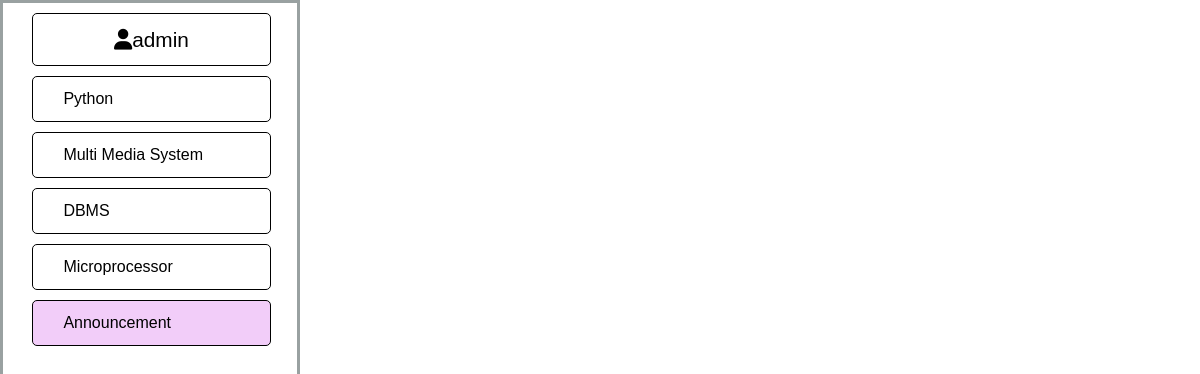
Before: /announcement/ (signed in) with the older database file.
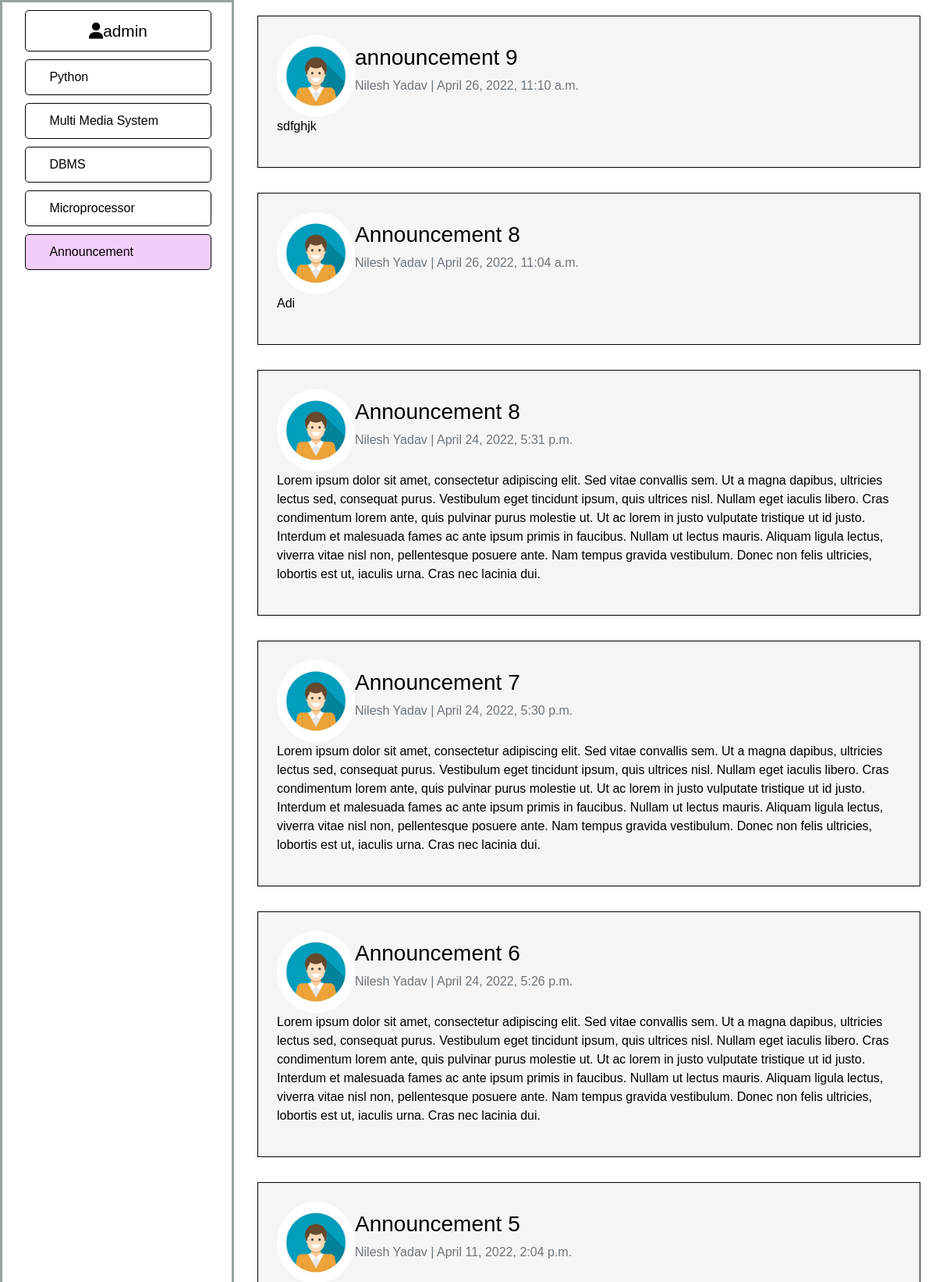
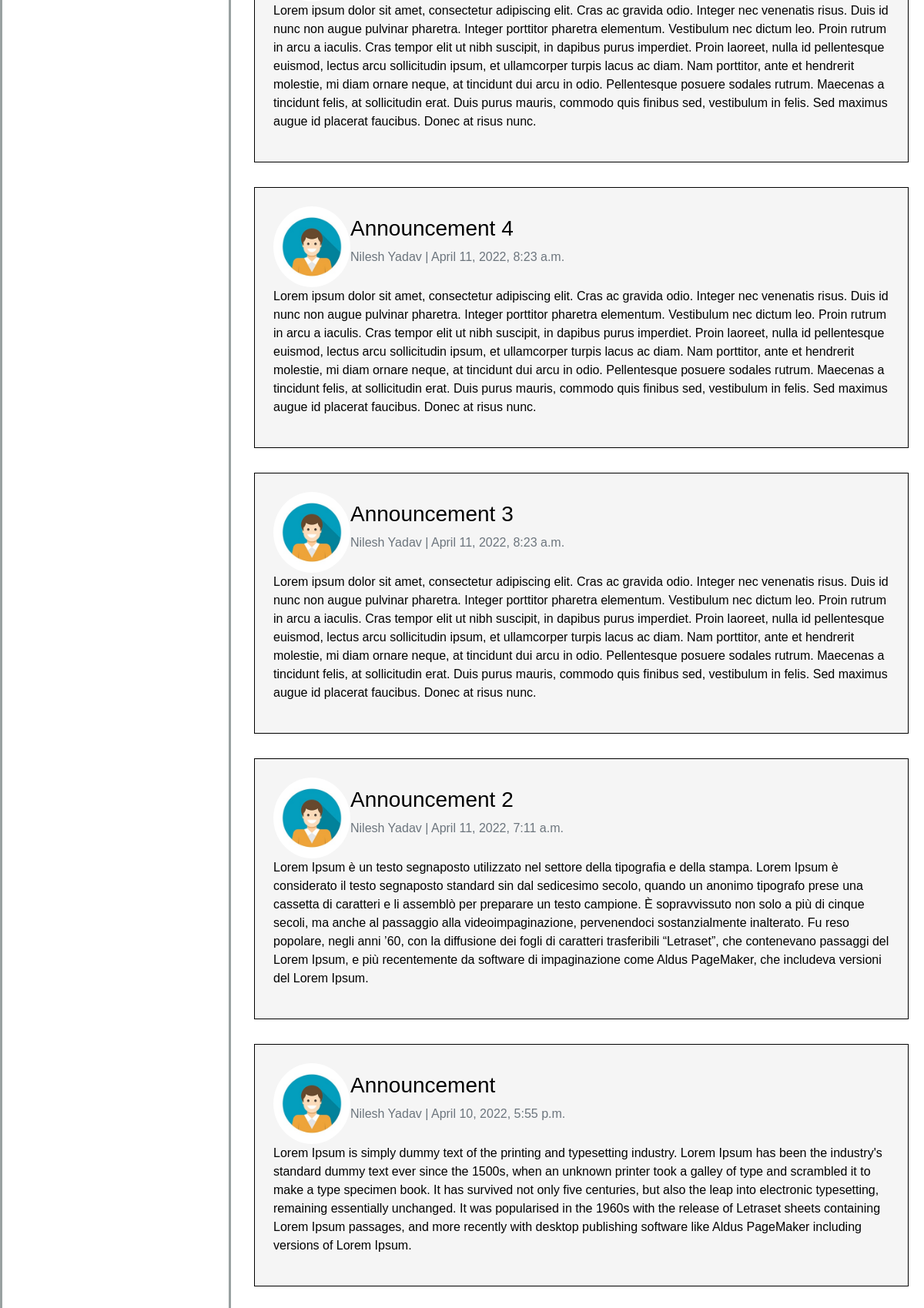
After: the same page with the newer database file (2 pictures, top to bottom).
### announcement/models.py (models this page shows, shortened)
class Announcement(models.Model):
    title = models.CharField(max_length=100)
    content = models.TextField()
    date = models.DateTimeField(default=datetime.now)
    teacher = models.ForeignKey(Teacher, on_delete=models.CASCADE)

### users/models.py (models this page shows, shortened)
class Teacher(models.Model):
    user = models.OneToOneField(User, on_delete=models.CASCADE)
    subject = models.OneToOneField(Subject, on_delete=models.CASCADE)

class Profile(models.Model):
    user = models.OneToOneField(User, on_delete=models.CASCADE)
    image = models.ImageField(default='default.jpg', upload_to='profile_pics')

### announcement/views.py (the view)
# urls.py: path('', views.index, name='announcement-index'),
@login_required
def index(request):
    announcement_qs = Announcement.objects.all().order_by('-id')
    context = {
        'announcement_qs':announcement_qs,
        'subject':'announcement',
    }
    return render(request, 'announcement/index.html', context)

### announcement/templates/announcement/index.html (shortened to what this page needs)
{% load static %}
<!DOCTYPE html>
<html lang="en">
<head>
    <link rel="stylesheet" href="https://pyscript.net/alpha/pyscript.css" />
    <link rel="stylesheet" href="https://stackpath.bootstrapcdn.com/bootstrap/4.3.1/css/bootstrap.min.css">
    <link rel="stylesheet" href="{% static 'classroom/main.css' %}">
</head>
<body>
    <nav id="navbar">
        {% if user.is_authenticated %}
          <header>
              <a href="{% url 'profile'%}" class="active"><i class="fas fa-user"></i>{{user.username}}</a>
          </header>
        {% endif %}
            <ul>
              <li {% if subject == 'python' %}class="current-page" {% endif %}>
                <a class="nav-links " href="{% url 'classroom:index' 'python' %}">
                    Python
                </a>
              </li>
              <li {% if subject == 'multimediasystem' %}class="current-page" {% endif %}>
                <a class="nav-links" href="{% url 'classroom:index' 'multimediasystem' %}">
                  Multi Media System
                </a>
              </li>
              <li {% if subject == 'dbms' %}class="current-page" {% endif %}>
                <a class="nav-links" href="{% url 'classroom:index' 'dbms' %}">
                  DBMS
                </a>
              </li>
              <li {% if subject == 'microprocessor' %}class="current-page" {% endif %}>
                  <a class="nav-links" href="{% url 'classroom:index' 'microprocessor' %}">
                    Microprocessor
                  </a>
              </li>
              <li {% if subject == 'announcement' %}class="current-page" {% endif %} id="last-li">
                  <a class="nav-links" href="{% url 'announcement-index' %}">
                    Announcement
                  </a>
              </li>
            </ul>
    </nav>
<main id="main-doc">
{% for announcement in announcement_qs %}
<div class="announcement">
<div class="header">
  <div class="profile-pic">
    <img src="{{announcement.teacher.user.profile.image.url}}" alt="Image not found">
  </div>
  <div class="title">
    <h3>{{announcement.title}}</h3>
    <div class="inner-title">
      <p class="text-muted">{{announcement.teacher.user.get_full_name}} | {{announcement.date}}</p>
    </div>
  </div>
</div>
<div class="content">
  <p>{{announcement.content}}</p>
</div>
</div>
{% endfor %}
</main>
</body>
</html>

Changed rows visible on the page:
added Announcement: teacher.user.profile.image (picture), title "announcement 9", teacher.user.get_full_name "Nilesh Yadav", date "April 26, 2022, 11:10 a.m.", content "sdfghjk"
added Announcement: teacher.user.profile.image (picture), title "Announcement 8", teacher.user.get_full_name "Nilesh Yadav", date "April 26, 2022, 11:04 a.m.", content "Adi"
added Announcement: teacher.user.profile.image (picture), title "Announcement 8", teacher.user.get_full_name "Nilesh Yadav", date "April 24, 2022, 5:31 p.m.", content "Lorem ipsum dolor sit amet, consectetur adipiscing elit. Sed vitae convallis sem. Ut a magna dapibus, ultricies lectus sed, consequat purus. Vestibulum eget tincidunt ipsum, quis ultrices nisl. Nullam eget iaculis libero. Cras condimentum lorem ante, quis pulvinar purus molestie ut. Ut ac lorem in justo vulputate tristique ut id justo. Interdum et malesuada fames ac ante ipsum primis in faucibus. Nullam ut lectus mauris. Aliquam ligula lectus, viverra vitae nisl non, pellentesque posuere ante. Nam tempus gravida vestibulum. Donec non felis ultricies, lobortis est ut, iaculis urna. Cras nec lacinia dui."
added Announcement: teacher.user.profile.image (picture), title "Announcement 7", teacher.user.get_full_name "Nilesh Yadav", date "April 24, 2022, 5:30 p.m.", content "Lorem ipsum dolor sit amet, consectetur adipiscing elit. Sed vitae convallis sem. Ut a magna dapibus, ultricies lectus sed, consequat purus. Vestibulum eget tincidunt ipsum, quis ultrices nisl. Nullam eget iaculis libero. Cras condimentum lorem ante, quis pulvinar purus molestie ut. Ut ac lorem in justo vulputate tristique ut id justo. Interdum et malesuada fames ac ante ipsum primis in faucibus. Nullam ut lectus mauris. Aliquam ligula lectus, viverra vitae nisl non, pellentesque posuere ante. Nam tempus gravida vestibulum. Donec non felis ultricies, lobortis est ut, iaculis urna. Cras nec lacinia dui."
added Announcement: teacher.user.profile.image (picture), title "Announcement 6", teacher.user.get_full_name "Nilesh Yadav", date "April 24, 2022, 5:26 p.m.", content "Lorem ipsum dolor sit amet, consectetur adipiscing elit. Sed vitae convallis sem. Ut a magna dapibus, ultricies lectus sed, consequat purus. Vestibulum eget tincidunt ipsum, quis ultrices nisl. Nullam eget iaculis libero. Cras condimentum lorem ante, quis pulvinar purus molestie ut. Ut ac lorem in justo vulputate tristique ut id justo. Interdum et malesuada fames ac ante ipsum primis in faucibus. Nullam ut lectus mauris. Aliquam ligula lectus, viverra vitae nisl non, pellentesque posuere ante. Nam tempus gravida vestibulum. Donec non felis ultricies, lobortis est ut, iaculis urna. Cras nec lacinia dui."
added Announcement: teacher.user.profile.image (picture), title "Announcement 5", teacher.user.get_full_name "Nilesh Yadav", date "April 11, 2022, 2:04 p.m.", content "Lorem ipsum dolor sit amet, consectetur adipiscing elit. Cras ac gravida odio. Integer nec venenatis risus. Duis id nunc non augue pulvinar pharetra. Integer porttitor pharetra elementum. Vestibulum nec dictum leo. Proin rutrum in arcu a iaculis. Cras tempor elit ut nibh suscipit, in dapibus purus imperdiet. Proin laoreet, nulla id pellentesque euismod, lectus arcu sollicitudin ipsum, et ullamcorper turpis lacus ac diam. Nam porttitor, ante et hendrerit molestie, mi diam ornare neque, at tincidunt dui arcu in odio. Pellentesque posuere sodales rutrum. Maecenas a tincidunt felis, at sollicitudin erat. Duis purus mauris, commodo quis finibus sed, vestibulum in felis. Sed maximus augue id…"
added Announcement: teacher.user.profile.image (picture), title "Announcement 4", teacher.user.get_full_name "Nilesh Yadav", date "April 11, 2022, 8:23 a.m.", content "Lorem ipsum dolor sit amet, consectetur adipiscing elit. Cras ac gravida odio. Integer nec venenatis risus. Duis id nunc non augue pulvinar pharetra. Integer porttitor pharetra elementum. Vestibulum nec dictum leo. Proin rutrum in arcu a iaculis. Cras tempor elit ut nibh suscipit, in dapibus purus imperdiet. Proin laoreet, nulla id pellentesque euismod, lectus arcu sollicitudin ipsum, et ullamcorper turpis lacus ac diam. Nam porttitor, ante et hendrerit molestie, mi diam ornare neque, at tincidunt dui arcu in odio. Pellentesque posuere sodales rutrum. Maecenas a tincidunt felis, at sollicitudin erat. Duis purus mauris, commodo quis finibus sed, vestibulum in felis. Sed maximus augue id…"
added Announcement: teacher.user.profile.image (picture), title "Announcement 3", teacher.user.get_full_name "Nilesh Yadav", date "April 11, 2022, 8:23 a.m.", content "Lorem ipsum dolor sit amet, consectetur adipiscing elit. Cras ac gravida odio. Integer nec venenatis risus. Duis id nunc non augue pulvinar pharetra. Integer porttitor pharetra elementum. Vestibulum nec dictum leo. Proin rutrum in arcu a iaculis. Cras tempor elit ut nibh suscipit, in dapibus purus imperdiet. Proin laoreet, nulla id pellentesque euismod, lectus arcu sollicitudin ipsum, et ullamcorper turpis lacus ac diam. Nam porttitor, ante et hendrerit molestie, mi diam ornare neque, at tincidunt dui arcu in odio. Pellentesque posuere sodales rutrum. Maecenas a tincidunt felis, at sollicitudin erat. Duis purus mauris, commodo quis finibus sed, vestibulum in felis. Sed maximus augue id…"
added Announcement: teacher.user.profile.image (picture), title "Announcement 2", teacher.user.get_full_name "Nilesh Yadav", date "April 11, 2022, 7:11 a.m.", content "Lorem Ipsum è un testo segnaposto utilizzato nel settore della tipografia e della stampa. Lorem Ipsum è considerato il testo segnaposto standard sin dal sedicesimo secolo, quando un anonimo tipografo prese una cassetta di caratteri e li assemblò per preparare un testo campione. È sopravvissuto non solo a più di cinque secoli, ma anche al passaggio alla videoimpaginazione, pervenendoci sostanzialmente inalterato. Fu reso popolare, negli anni ’60, con la diffusione dei fogli di caratteri trasferibili “Letraset”, che contenevano passaggi del Lorem Ipsum, e più recentemente da software di impaginazione come Aldus PageMaker, che includeva versioni del Lorem Ipsum."
added Announcement: teacher.user.profile.image (picture), title "Announcement", teacher.user.get_full_name "Nilesh Yadav", date "April 10, 2022, 5:55 p.m.", content "Lorem Ipsum is simply dummy text of the printing and typesetting industry. Lorem Ipsum has been the industry's standard dummy text ever since the 1500s, when an unknown printer took a galley of type and scrambled it to make a type specimen book. It has survived not only five centuries, but also the leap into electronic typesetting, remaining essentially unchanged. It was popularised in the 1960s with the release of Letraset sheets containing Lorem Ipsum passages, and more recently with desktop publishing software like Aldus PageMaker including versions of Lorem Ipsum."
